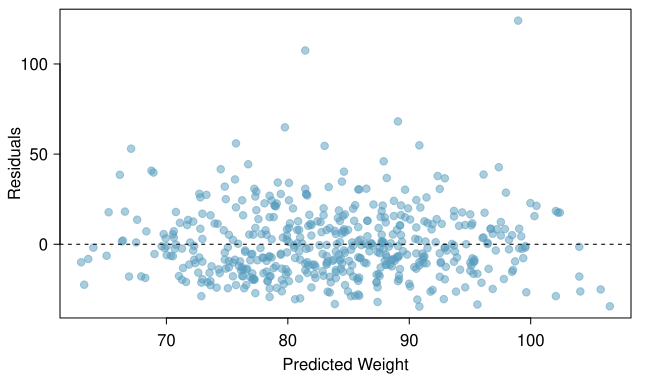

Here is the R script that generated this plot:
library(openintro)
data(COL)
library(oibiostat)
data("nhanes.samp.adult.500")

myPDF('nhanesHeightWeightResidualPlot.pdf', 6.51, 3.786,
      mar = c(3, 3, 0.5, 1),
      mgp = c(1.8, 0.6, 0))

plot(-57.7379 + 0.8389 * nhanes.samp.adult.500$Height,
     nhanes.samp.adult.500$Weight - (-57.7379 + 0.8389 * nhanes.samp.adult.500$Height),
     pch = 20,
     cex = 1.5,
     col = COL[1, 3],
     xlab = 'Predicted Weight',
     ylab = 'Residuals')
abline(h = 0, lty = 2)

dev.off()
